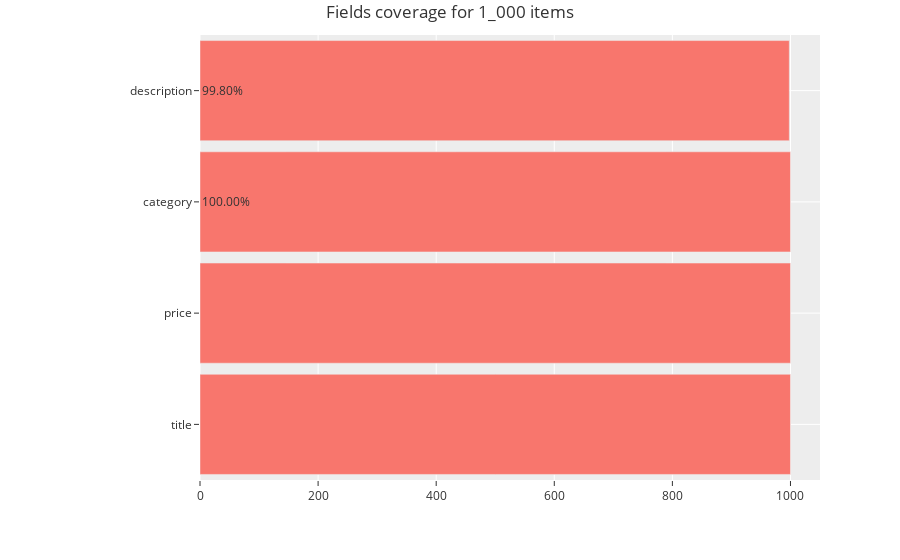

Source (notebook cell):
### Code cell
a.report_all()

### Figure 1 — Plotly figure (JSON) as saved in the notebook; plotly's stock layout.template omitted (floating-point values rounded to 4 significant figures)
{"data": [{"orientation": "h", "type": "bar", "uid": "8a7d1ab1-cf58-45ba-a627-c3cfaa91828c", "x": [1000, 1000, 1000, 998], "y": ["title", "price", "category", "description"]}], "layout": {"annotations": [{"showarrow": false, "text": "99.80%", "x": 0, "xref": "paper", "y": "description", "yref": "y"}, {"showarrow": false, "text": "100.00%", "x": 0, "xref": "paper", "y": "category", "yref": "y"}], "autosize": true, "bargap": 0.1, "hovermode": "y", "margin": {"l": 200, "t": 35}, "title": {"text": "Fields coverage for 1_000 items"}, "xaxis": {"range": [0, 1050], "type": "linear"}, "yaxis": {"autorange": true, "range": [-0.5, 3.5], "type": "category"}}}
